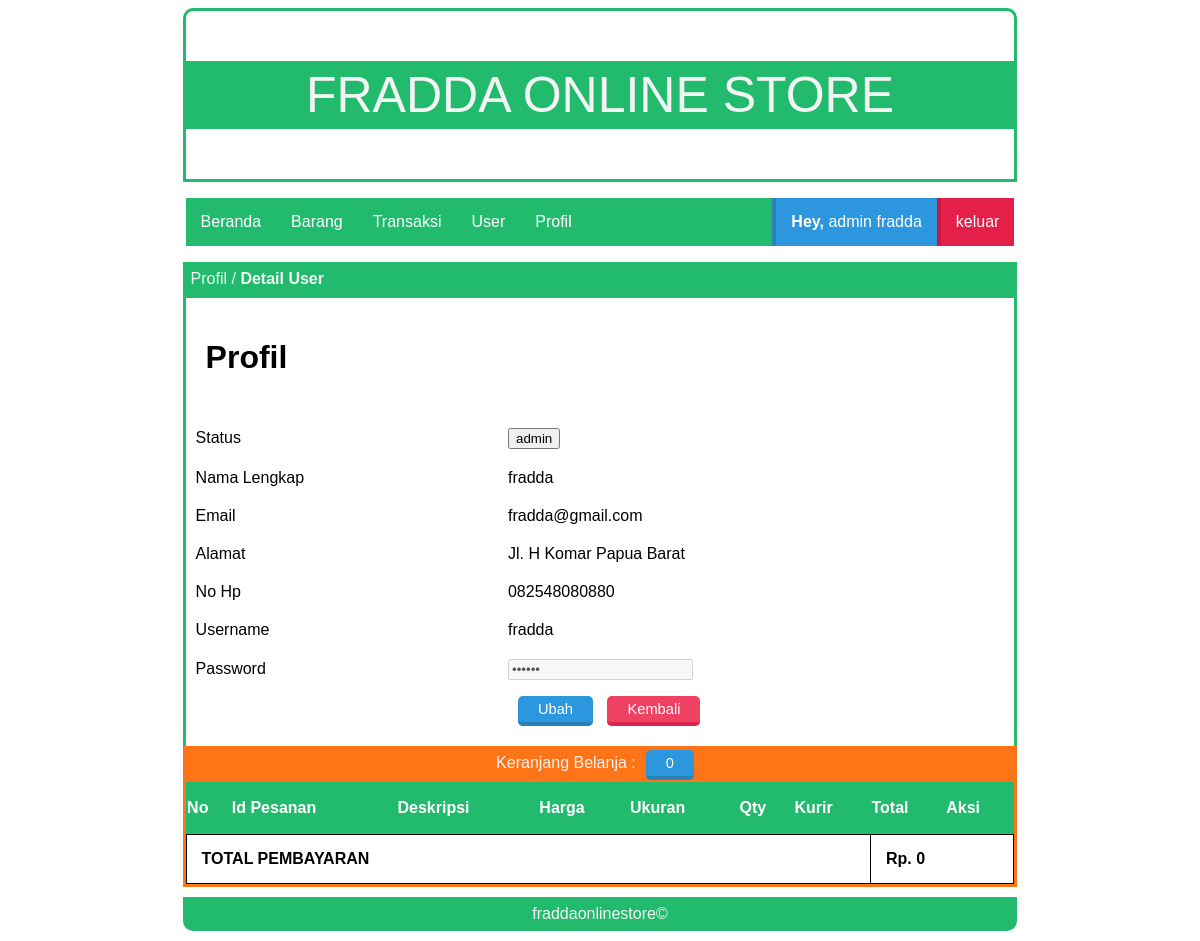
Page /fraddaonlinestore/index.php?page=profilad (signed in) on the committed database.
### tables this page shows
CREATE TABLE `tbl_users` (
  `id_user` int(100) NOT NULL,
  `nama_lengkap` varchar(30) NOT NULL,
  `email` varchar(30) NOT NULL,
  `username` varchar(6) NOT NULL,
  `password` varchar(6) NOT NULL,
  `alamat` varchar(50) NOT NULL,
  `no_hp` text NOT NULL,
  `title` varchar(10) NOT NULL
);

### fraddaonlinestore/page/admin/profil/profil.php (the view)
<div class="box-title">
    <p>Profil / <b>Detail User</b></p>
</div>
<div id="box">
  <h1>Profil</h1>
  <?php
  include 'lib/koneksi.php';
  $user = $_SESSION['username'];
  $ambiluser = $conn->prepare("SELECT * FROM tbl_users WHERE username =:user");
  $ambiluser->bindparam(':user', $user);
  $ambiluser->execute();
  $data = $ambiluser->fetch(PDO::FETCH_OBJ);
   ?>
  <table class="article">
    <tr>
      <td>Status</td>
      <td>
        <input type="button" value="<?php echo $data->title; ?>">
      </td>
    </tr>
    <tr>
      <td>Nama Lengkap</td>
      <td>
        <?php echo $data->nama_lengkap; ?>
      </td>
    </tr>
    <tr>
      <td>Email</td>
      <td>
        <?php echo $data->email; ?>
      </td>
    </tr>
    <tr>
      <td>Alamat</td>
      <td>
        <?php echo $data->alamat; ?>
      </td>
    </tr>
    <tr>
      <td>No Hp</td>
      <td>
        <?php echo $data->no_hp; ?>
      </td>
    </tr>
    <tr>
      <td>Username</td>
      <td>
        <?php echo $data->username; ?>
      </td>
    </tr>
    <tr>
      <td>Password</td>
      <td>
        <input type="password" name="" value="<?php echo $data->password; ?>" disabled>
      </td>
    </tr>
    <tr>
      <td></td>
      <td>
        <a class="tombol-biru" href="?page=profilad_ubah">Ubah</a>
        <a class="tombol-merah" href="?page=beranda">Kembali</a>
      </td>
    </tr>
  </table>
  <br>
</div>

### fraddaonlinestore/style.css (style rules this page uses)
.box-title { background: #22bb6d; width: 70%; height: 30px; margin: auto; border: 3px solid #22bb6d; }
.box-title p { color: #f3f5f4; margin: 5px 5px; font-family: sans-serif; }
#box { border-bottom: 0px; border-left: 3px solid #22bb6d; border-right: 3px solid #22bb6d; width: 70%; margin: auto; min-height: 200px; overflow: hidden; }
table.article { border-collapse: collapse; border: 0px; width: 100%; }
.article td { border: 0px; padding: 10px; }
#box p,h1,h2,table,tr,td,img { font-family: sans-serif; padding: 20px; text-align: justify; }
.tombol-biru { background:#2C97DF; color:white; border-top:0; border-left:0; border-right:0; border-bottom:4px solid #2A80B9; border-radius: 5px; padding:5px 20px; text-decoration:none; font-family:sans-serif; font-size:11pt; margin:10px; }
.tombol-merah { background:#ef4162; color:white; border-top:0; border-left:0; border-right:0; border-bottom:4px solid #da2648; border-radius: 5px; padding:5px 20px; text-decoration:none; font-family:sans-serif; font-size:11pt; }

### rows in the picture
tbl_users: title "admin", nama_lengkap "fradda", email "fradda@gmail.com", alamat "Jl. H Komar Papua Barat", no_hp "082548080880", username "fradda"

### other values in the picture
$title "admin"
$user "fradda"
$count "0"
$jumlah "0"
